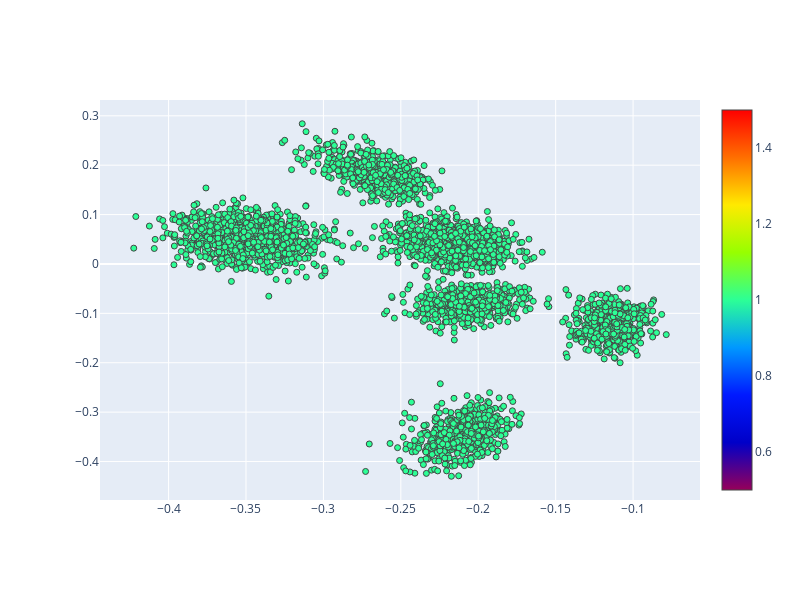

The notebook cell this image was saved under:
### Code cell
from node2vec2rank.visualization_utils import plot_embeddings
_ , Ys=se.UASE(list_of_pairs_of_graphs[0],2)

ys_concat = np.concatenate(Ys)



plot_embeddings(ys_concat)

### Figure 1 — Plotly figure (JSON) as saved in the notebook; plotly's stock layout.template omitted (floating-point values rounded to 4 significant figures; data arrays with more than 128 entries replaced by an {"elided": "..."} marker saying what was removed)
{"data": [{"marker": {"color": {"elided": "4000 int values"}, "colorscale": [[0, "rgb(150,0,90)"], [0.125, "rgb(0,0,200)"], [0.25, "rgb(0,25,255)"], [0.375, "rgb(0,152,255)"], [0.5, "rgb(44,255,150)"], [0.625, "rgb(151,255,0)"], [0.75, "rgb(255,234,0)"], [0.875, "rgb(255,111,0)"], [1, "rgb(255,0,0)"]], "line": {"width": 1}, "showscale": true, "size": 6}, "mode": "markers", "type": "scatter", "x": {"elided": "4000 float values"}, "y": {"elided": "4000 float values"}}], "layout": {"height": 600, "margin": {"b": 100, "l": 100, "r": 100, "t": 100}, "width": 800}}
